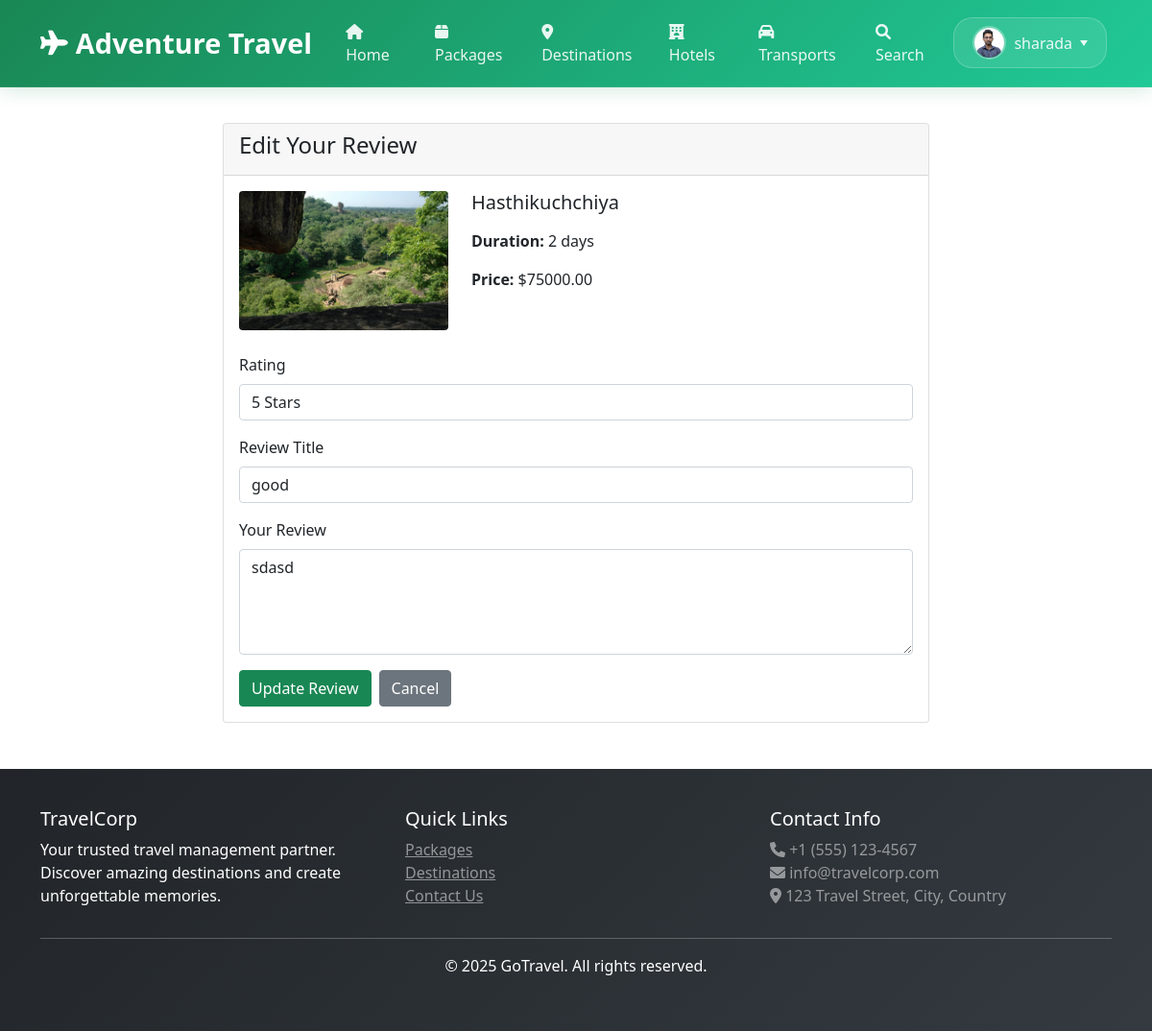
The app's page /packages/1/review/ (signed in) with its own data.
### travel/models.py (models this page shows, shortened)
class UserProfile(models.Model):
    USER_ROLES = [
        ('admin', 'Admin'),
        ('agent', 'Agent'),
        ('customer', 'Customer'),
    ]
    user = models.OneToOneField(User, on_delete=models.CASCADE, unique=True)
    role = models.CharField(max_length=10, choices=USER_ROLES, default='customer')
    phone = models.CharField(max_length=15, blank=True)
    address = models.TextField(blank=True)
    profile_picture = models.ImageField(upload_to='profiles/', blank=True, null=True)
    created_at = models.DateTimeField(auto_now_add=True)
    class Meta:
        verbose_name = "User Profile"
        verbose_name_plural = "User Profiles"

class Package(models.Model):
    PACKAGE_TYPES = [
        ('tour', 'Tour Package'),
        ('hotel', 'Hotel Package'),
        ('transport', 'Transport Package'),
        ('combo', 'Combo Package'),
    ]
    name = models.CharField(max_length=200)
    destinations = models.ManyToManyField(Destination, related_name='packages', help_text="Destinations included in this package")
    hotels = models.ManyToManyField('Hotel', blank=False, related_name='packages', help_text="Hotels included in this package (At least one hotel must be selected)")
    transports = models.ManyToManyField('Transport', blank=True, related_name='packages', help_text="Transports included in this package")
    package_type = models.CharField(max_length=20, choices=PACKAGE_TYPES)
    description = models.TextField()
    price = models.DecimalField(max_digits=10, decimal_places=2)
    duration_days = models.IntegerField()
    max_people = models.IntegerField()
    includes = models.TextField(help_text="What's included in the package")
    excludes = models.TextField(help_text="What's not included")
    keywords = models.TextField(blank=True, help_text="Keywords/tags for searching, separated by commas (e.g., adventure, luxury, budget, family)")
    image = models.ImageField(upload_to='packages/')
    is_active = models.BooleanField(default=True)
    is_featured = models.BooleanField(default=False, help_text="Mark as featured package")
    created_by = models.ForeignKey(User, on_delete=models.CASCADE)
    created_at = models.DateTimeField(auto_now_add=True)
    updated_at = models.DateTimeField(auto_now=True)

class Review(models.Model):
    user = models.ForeignKey(User, on_delete=models.CASCADE)
    package = models.ForeignKey(Package, on_delete=models.CASCADE)
    rating = models.IntegerField(validators=[MinValueValidator(1), MaxValueValidator(5)])
    title = models.CharField(max_length=200)
    comment = models.TextField()
    created_at = models.DateTimeField(auto_now_add=True)
    class Meta:
        unique_together = ['user', 'package']

### travel/views.py (the view)
# urls.py: path('packages/<int:package_id>/review/', views.write_review, name='write_review'),
@login_required
def write_review(request, package_id):
    try:
        package = get_object_or_404(Package, id=package_id, is_active=True)
        has_booking = Booking.objects.filter(
            user=request.user,
            package=package,
            status__in=['confirmed', 'completed']
        ).exists()
        if not has_booking:
            messages.error(request, 'You can only review packages you have booked.')
            return redirect('package_detail', package_id=package_id)
        existing_review = Review.objects.filter(user=request.user, package=package).first()
        if request.method == 'POST':
            form = ReviewForm(request.POST, instance=existing_review)
            if form.is_valid():
                review = form.save(commit=False)
                review.user = request.user
                review.package = package
                review.save()
                messages.success(request, 'Review submitted successfully!')
                return redirect('package_detail', package_id=package_id)
        else:
            form = ReviewForm(instance=existing_review)
        template = loader.get_template('travel/write_review.html')
        context = {
            'package': package,
            'form': form,
            'existing_review': existing_review,
        }
        return HttpResponse(template.render(context, request))
    except:
        messages.error(request, 'Package not found.')
        return redirect('package_list')

### travel/forms.py
class ReviewForm(forms.ModelForm):
    class Meta:
        model = Review
        fields = ['rating', 'title', 'comment']
        widgets = {
            'rating': forms.Select(
                choices=[(i, f'{i} Star{"s" if i != 1 else ""}') for i in range(1, 6)],
                attrs={'class': 'form-control'}
            ),
            'title': forms.TextInput(attrs={'class': 'form-control', 'placeholder': 'Review title'}),
            'comment': forms.Textarea(attrs={'class': 'form-control', 'rows': 4, 'placeholder': 'Write your review here...'}),
        }

### travel/context_processors.py (called while the page is built)
def user_profile(request):
    if request.user.is_authenticated:
        try:
            profile, created = UserProfile.objects.get_or_create(user=request.user)
            return {'user_profile': profile}
        except:
            return {'user_profile': None}
    return {'user_profile': None}

### travel/templates/travel/write_review.html (shortened to what this page needs)
{% extends 'travel/base.html' %}
{% block content %}
<div class="container my-5">
    <div class="row justify-content-center">
        <div class="col-md-8">
            <div class="card">
                <div class="card-header">
                    <h4>
                        {% if existing_review %}
                        Edit Your Review
                        {% else %}
                        Write a Review
                        {% endif %}
                    </h4>
                </div>
                <div class="card-body">
                    <div class="row mb-4">
                        <div class="col-md-4">
                            {% if package.image %}
                            <img src="{{ package.image.url }}" class="img-fluid rounded" alt="{{ package.name }}">
                            {% else %}
                            <div class="bg-light rounded d-flex align-items-center justify-content-center"
                                style="height: 200px;">
                                <i class="fas fa-image fa-3x text-muted"></i>
                            </div>
                            {% endif %}
                        </div>
                        <div class="col-md-8">
                            <h5>{{ package.name }}</h5>
                            <p><strong>Duration:</strong> {{ package.duration_days }} days</p>
                            <p><strong>Price:</strong> ${{ package.price }}</p>
                        </div>
                    </div>
                    <form method="post">
                        <div class="mb-3">
                            <label for="{{ form.rating.id_for_label }}" class="form-label">Rating</label>
                            {{ form.rating }}
                        </div>
                        <div class="mb-3">
                            <label for="{{ form.title.id_for_label }}" class="form-label">Review Title</label>
                            {{ form.title }}
                        </div>
                        <div class="mb-3">
                            <label for="{{ form.comment.id_for_label }}" class="form-label">Your Review</label>
                            {{ form.comment }}
                        </div>
                        <div class="d-flex gap-2">
                            <button type="submit" class="btn btn-success">
                                {% if existing_review %}
                                Update Review
                                {% else %}
                                Submit Review
                                {% endif %}
                            </button>
                            <a href="{% url 'package_detail' package.id %}" class="btn btn-secondary">Cancel</a>
                        </div>
                    </form>
                </div>
            </div>
        </div>
    </div>
</div>
{% endblock %}

### travel/templates/travel/base.html (shortened to what this page needs)
<!DOCTYPE html>
<html lang="en">
  <head>
    <link
      href="https://cdn.jsdelivr.net/npm/bootstrap@5.1.3/dist/css/bootstrap.min.css"
      rel="stylesheet"
    />
    <link
      href="https://cdnjs.cloudflare.com/ajax/libs/font-awesome/6.0.0/css/all.min.css"
      rel="stylesheet"
    />
  </head>
  <body>
    <nav class="navbar navbar-expand-lg fixed-top">
      <div class="container">
        <a class="navbar-brand" href="{% url 'home' %}">
          <i class="fas fa-plane"></i>
          <span>Adventure Travel</span>
        </a>
        <div class="collapse navbar-collapse" id="navbarNav">
          <ul class="navbar-nav me-auto">
            <li class="nav-item">
              <a class="nav-link" href="{% url 'home' %}">
                <i class="fas fa-home me-1"></i>Home
              </a>
            </li>
            <li class="nav-item">
              <a class="nav-link" href="{% url 'package_list' %}">
                <i class="fas fa-box me-1"></i>Packages
              </a>
            </li>
            <li class="nav-item">
              <a class="nav-link" href="{% url 'destinations' %}">
                <i class="fas fa-map-marker-alt me-1"></i>Destinations
              </a>
            </li>
            <li class="nav-item">
              <a class="nav-link" href="{% url 'hotels' %}">
                <i class="fas fa-hotel me-1"></i>Hotels
              </a>
            </li>
            <li class="nav-item">
              <a class="nav-link" href="{% url 'transports' %}">
                <i class="fas fa-car me-1"></i>Transports
              </a>
            </li>
            <li class="nav-item">
              <a class="nav-link" href="{% url 'advanced_search' %}">
                <i class="fas fa-search me-1"></i>Search
              </a>
            </li>
          </ul>
          <ul class="navbar-nav auth-buttons">
            {% if user.is_authenticated %}
            <li class="nav-item dropdown">
              <a
                class="nav-link dropdown-toggle user-info"
                href="#"
                id="navbarDropdown"
                role="button"
                data-bs-toggle="dropdown"
                aria-expanded="false"
              >
                {% if user.userprofile.profile_picture %}
                <img
                  src="{{ user.userprofile.profile_picture.url }}"
                  alt="Profile"
                  class="profile-pic"
                />
                {% else %}
                <div class="profile-placeholder">
                  <i class="fas fa-user"></i>
                </div>
                {% endif %}
                <span>{{ user.username }}</span>
              </a>
            </li>
            {% endif %}
          </ul>
        </div>
      </div>
    </nav>
    <main style="padding-top: 80px">
       {% block content %} {% endblock %}
    </main>
    <footer class="bg-dark text-white">
      <div class="container">
        <div class="row">
          <div class="col-md-4">
            <h5>TravelCorp</h5>
            <p>
              Your trusted travel management partner. Discover amazing
              destinations and create unforgettable memories.
            </p>
          </div>
          <div class="col-md-4">
            <h5>Quick Links</h5>
            <ul class="list-unstyled">
              <li>
                <a href="{% url 'package_list' %}" class="text-white-50"
                  >Packages</a
                >
              </li>
              <li>
                <a href="{% url 'destinations' %}" class="text-white-50"
                  >Destinations</a
                >
              </li>
              <li><a href="#" class="text-white-50">Contact Us</a></li>
            </ul>
          </div>
          <div class="col-md-4">
            <h5>Contact Info</h5>
            <p class="text-white-50">
              <i class="fas fa-phone"></i> +1 (555) 123-4567<br />
              <i class="fas fa-envelope"></i> info@travelcorp.com<br />
              <i class="fas fa-map-marker-alt"></i> 123 Travel Street, City,
              Country
            </p>
          </div>
        </div>
        <hr />
        <div class="text-center">
          <p>&copy; 2025 GoTravel. All rights reserved.</p>
        </div>
      </div>
    </footer>
  </body>
</html>

### travel/templates/travel/base.html (style rules this page uses)
:root { --primary-color: #198754; --secondary-color: #28a745; --gradient-start: #198754; --gradient-end: #20c997; --shadow-light: 0 2px 10px rgba(0, 0, 0, 0.1); --shadow-medium: 0 4px 20px rgba(0, 0, 0, 0.15); --shadow-heavy: 0 8px 30px rgba(0, 0, 0, 0.2); }
.navbar { background: linear-gradient( 135deg, #198754 0%, #20c997 100% ) !important; backdrop-filter: blur(20px); border-bottom: 1px solid rgba(255, 255, 255, 0.1); transition: all 0.3s ease; padding: 0.8rem 0; box-shadow: 0 2px 20px rgba(25, 135, 84, 0.2); }
.navbar-brand { font-weight: 700; color: white !important; font-size: 1.8rem; display: flex; align-items: center; transition: all 0.3s ease; text-decoration: none; }
.navbar-brand i { margin-right: 0.5rem; font-size: 1.6rem; animation: float 3s ease-in-out infinite; }
.navbar-nav .nav-link { color: rgba(255, 255, 255, 0.9) !important; font-weight: 500; padding: 0.5rem 1rem !important; margin: 0 0.2rem; border-radius: 8px; transition: all 0.3s ease; position: relative; overflow: hidden; }
.navbar-nav .nav-link::before { content: ""; position: absolute; top: 0; left: -100%; width: 100%; height: 100%; background: linear-gradient( 90deg, transparent, rgba(255, 255, 255, 0.2), transparent ); transition: left 0.5s; }
.navbar-nav .nav-item { position: relative; }
.navbar-nav .nav-item::after { content: ""; position: absolute; bottom: -5px; left: 50%; width: 0; height: 2px; background: white; transition: all 0.3s ease; transform: translateX(-50%); }
footer { background: linear-gradient(135deg, #212529 0%, #343a40 100%); color: white; padding: 40px 0; }
.profile-pic { width: 35px; height: 35px; border-radius: 50%; object-fit: cover; border: 2px solid rgba(255, 255, 255, 0.3); margin-right: 8px; transition: all 0.3s ease; }
.navbar-nav .dropdown-toggle::after { margin-left: 0.5em; border-top: 0.4em solid; border-right: 0.3em solid transparent; border-left: 0.3em solid transparent; transition: transform 0.3s ease; }
.user-info { display: flex; align-items: center; padding: 0.5rem 1rem; border-radius: 25px; background: rgba(255, 255, 255, 0.1); transition: all 0.3s ease; border: 1px solid rgba(255, 255, 255, 0.2); }
.auth-buttons .nav-link { background: rgba(255, 255, 255, 0.1); border: 1px solid rgba(255, 255, 255, 0.2); border-radius: 20px; margin: 0 0.3rem; padding: 0.5rem 1.2rem !important; transition: all 0.3s ease; }

### records on screen
Package: image (picture), name "Hasthikuchchiya", duration_days "2", price "75000.00"
Review: rating "5 Stars", title "good", comment "sdasd"

### other values on screen
{{ user.username }} "sharada"
